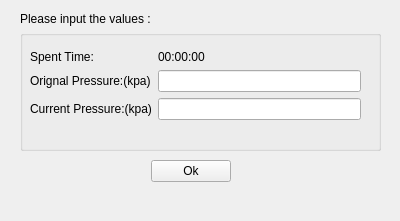
<?xml version="1.0" encoding="UTF-8"?>
<ui version="4.0">
 <class>DiagnosticsManufacturing::CPressureInputDialog</class>
 <widget class="QWidget" name="DiagnosticsManufacturing::CPressureInputDialog">
  <property name="geometry">
   <rect>
    <x>0</x>
    <y>0</y>
    <width>400</width>
    <height>221</height>
   </rect>
  </property>
  <property name="sizePolicy">
   <sizepolicy hsizetype="Fixed" vsizetype="Fixed">
    <horstretch>0</horstretch>
    <verstretch>0</verstretch>
   </sizepolicy>
  </property>
  <property name="minimumSize">
   <size>
    <width>400</width>
    <height>221</height>
   </size>
  </property>
  <property name="sizeIncrement">
   <size>
    <width>0</width>
    <height>20</height>
   </size>
  </property>
  <property name="windowTitle">
   <string>Heating Test</string>
  </property>
  <widget class="QLabel" name="labelPrompt">
   <property name="geometry">
    <rect>
     <x>20</x>
     <y>10</y>
     <width>341</width>
     <height>17</height>
    </rect>
   </property>
   <property name="text">
    <string>Please input the values :</string>
   </property>
  </widget>
  <widget class="QWidget" name="horizontalLayoutWidget_2">
   <property name="geometry">
    <rect>
     <x>30</x>
     <y>160</y>
     <width>321</width>
     <height>51</height>
    </rect>
   </property>
   <layout class="QVBoxLayout" name="verticalLayout">
    <property name="bottomMargin">
     <number>5</number>
    </property>
    <item>
     <layout class="QHBoxLayout" name="horizontalLayout_2">
      <property name="bottomMargin">
       <number>5</number>
      </property>
      <item>
       <spacer name="horizontalSpacer">
        <property name="orientation">
         <enum>Qt::Horizontal</enum>
        </property>
        <property name="sizeHint" stdset="0">
         <size>
          <width>40</width>
          <height>20</height>
         </size>
        </property>
       </spacer>
      </item>
      <item>
       <widget class="QPushButton" name="pushButtonOk">
        <property name="text">
         <string>Ok</string>
        </property>
       </widget>
      </item>
      <item>
       <spacer name="horizontalSpacer_2">
        <property name="orientation">
         <enum>Qt::Horizontal</enum>
        </property>
        <property name="sizeHint" stdset="0">
         <size>
          <width>40</width>
          <height>20</height>
         </size>
        </property>
       </spacer>
      </item>
     </layout>
    </item>
    <item>
     <spacer name="verticalSpacer">
      <property name="orientation">
       <enum>Qt::Vertical</enum>
      </property>
      <property name="sizeHint" stdset="0">
       <size>
        <width>20</width>
        <height>40</height>
       </size>
      </property>
     </spacer>
    </item>
   </layout>
  </widget>
  <widget class="QGroupBox" name="groupBox">
   <property name="geometry">
    <rect>
     <x>20</x>
     <y>30</y>
     <width>361</width>
     <height>121</height>
    </rect>
   </property>
   <property name="title">
    <string/>
   </property>
   <widget class="QWidget" name="formLayoutWidget">
    <property name="geometry">
     <rect>
      <x>10</x>
      <y>20</y>
      <width>331</width>
      <height>101</height>
     </rect>
    </property>
    <layout class="QFormLayout" name="formLayout">
     <property name="fieldGrowthPolicy">
      <enum>QFormLayout::AllNonFixedFieldsGrow</enum>
     </property>
     <item row="1" column="0">
      <widget class="QLabel" name="label">
       <property name="text">
        <string>Orignal Pressure:(kpa)</string>
       </property>
      </widget>
     </item>
     <item row="1" column="1">
      <widget class="QLineEdit" name="lineEdit"/>
     </item>
     <item row="2" column="1">
      <widget class="QLineEdit" name="lineEdit_2"/>
     </item>
     <item row="2" column="0">
      <widget class="QLabel" name="label_2">
       <property name="text">
        <string>Current Pressure:(kpa)</string>
       </property>
      </widget>
     </item>
     <item row="0" column="0">
      <widget class="QLabel" name="label_3">
       <property name="text">
        <string>Spent Time:</string>
       </property>
      </widget>
     </item>
     <item row="0" column="1">
      <widget class="QLabel" name="labelTime">
       <property name="text">
        <string>00:00:00</string>
       </property>
      </widget>
     </item>
    </layout>
   </widget>
  </widget>
 </widget>
 <resources/>
 <connections/>
</ui>
